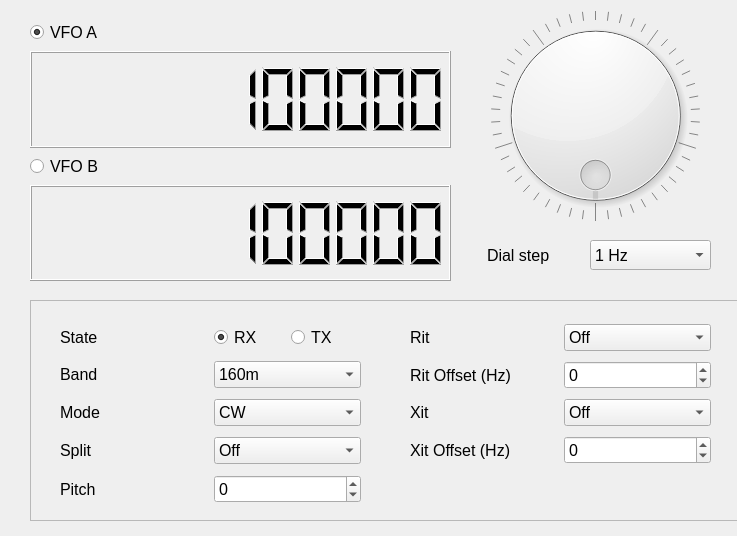
<?xml version="1.0" encoding="UTF-8"?>
<ui version="4.0">
 <class>EmulatorMainWindow</class>
 <widget class="QDialog" name="EmulatorMainWindow">
  <property name="geometry">
   <rect>
    <x>0</x>
    <y>0</y>
    <width>737</width>
    <height>536</height>
   </rect>
  </property>
  <property name="windowTitle">
   <string>Universal RIG Emulator</string>
  </property>
  <widget class="QWidget" name="centralwidget" native="true">
   <property name="geometry">
    <rect>
     <x>0</x>
     <y>0</y>
     <width>781</width>
     <height>531</height>
    </rect>
   </property>
   <widget class="QFrame" name="frame">
    <property name="geometry">
     <rect>
      <x>30</x>
      <y>300</y>
      <width>721</width>
      <height>221</height>
     </rect>
    </property>
    <property name="font">
     <font>
      <pointsize>12</pointsize>
     </font>
    </property>
    <property name="frameShape">
     <enum>QFrame::StyledPanel</enum>
    </property>
    <property name="frameShadow">
     <enum>QFrame::Raised</enum>
    </property>
    <widget class="QWidget" name="layoutWidget">
     <property name="geometry">
      <rect>
       <x>30</x>
       <y>20</y>
       <width>301</width>
       <height>190</height>
      </rect>
     </property>
     <property name="font">
      <font>
       <pointsize>12</pointsize>
      </font>
     </property>
     <layout class="QGridLayout" name="gridLayout">
      <item row="2" column="0">
       <widget class="QLabel" name="lblMode">
        <property name="font">
         <font>
          <pointsize>12</pointsize>
         </font>
        </property>
        <property name="text">
         <string>Mode</string>
        </property>
       </widget>
      </item>
      <item row="2" column="1">
       <widget class="QComboBox" name="cbMode">
        <property name="font">
         <font>
          <pointsize>12</pointsize>
         </font>
        </property>
        <item>
         <property name="text">
          <string>CW</string>
         </property>
        </item>
        <item>
         <property name="text">
          <string>SSB</string>
         </property>
        </item>
        <item>
         <property name="text">
          <string>RTTY</string>
         </property>
        </item>
        <item>
         <property name="text">
          <string>DIGI</string>
         </property>
        </item>
        <item>
         <property name="text">
          <string>AM</string>
         </property>
        </item>
        <item>
         <property name="text">
          <string>FM</string>
         </property>
        </item>
       </widget>
      </item>
      <item row="0" column="0">
       <widget class="QLabel" name="lblState">
        <property name="font">
         <font>
          <pointsize>12</pointsize>
         </font>
        </property>
        <property name="text">
         <string>State</string>
        </property>
       </widget>
      </item>
      <item row="1" column="0">
       <widget class="QLabel" name="lblBand">
        <property name="font">
         <font>
          <pointsize>12</pointsize>
         </font>
        </property>
        <property name="text">
         <string>Band</string>
        </property>
       </widget>
      </item>
      <item row="0" column="1">
       <layout class="QHBoxLayout" name="horizontalLayout">
        <item>
         <widget class="QRadioButton" name="rbRx">
          <property name="font">
           <font>
            <pointsize>12</pointsize>
           </font>
          </property>
          <property name="text">
           <string>RX</string>
          </property>
          <property name="checked">
           <bool>true</bool>
          </property>
         </widget>
        </item>
        <item>
         <widget class="QRadioButton" name="rbTX">
          <property name="font">
           <font>
            <pointsize>12</pointsize>
           </font>
          </property>
          <property name="text">
           <string>TX</string>
          </property>
         </widget>
        </item>
       </layout>
      </item>
      <item row="1" column="1">
       <widget class="QComboBox" name="cbMode_2">
        <property name="font">
         <font>
          <pointsize>12</pointsize>
         </font>
        </property>
        <item>
         <property name="text">
          <string>160m</string>
         </property>
        </item>
        <item>
         <property name="text">
          <string>80m</string>
         </property>
        </item>
        <item>
         <property name="text">
          <string>60m</string>
         </property>
        </item>
        <item>
         <property name="text">
          <string>40m</string>
         </property>
        </item>
        <item>
         <property name="text">
          <string>30m</string>
         </property>
        </item>
        <item>
         <property name="text">
          <string>20m</string>
         </property>
        </item>
        <item>
         <property name="text">
          <string>17m</string>
         </property>
        </item>
        <item>
         <property name="text">
          <string>15m</string>
         </property>
        </item>
        <item>
         <property name="text">
          <string>12m</string>
         </property>
        </item>
        <item>
         <property name="text">
          <string>10m</string>
         </property>
        </item>
        <item>
         <property name="text">
          <string>6m</string>
         </property>
        </item>
        <item>
         <property name="text">
          <string>4m</string>
         </property>
        </item>
        <item>
         <property name="text">
          <string>2m</string>
         </property>
        </item>
       </widget>
      </item>
      <item row="3" column="0">
       <widget class="QLabel" name="lblSplit">
        <property name="font">
         <font>
          <pointsize>12</pointsize>
         </font>
        </property>
        <property name="text">
         <string>Split</string>
        </property>
       </widget>
      </item>
      <item row="3" column="1">
       <widget class="QComboBox" name="cbMode_7">
        <property name="font">
         <font>
          <pointsize>12</pointsize>
         </font>
        </property>
        <item>
         <property name="text">
          <string>Off</string>
         </property>
        </item>
        <item>
         <property name="text">
          <string>On</string>
         </property>
        </item>
       </widget>
      </item>
      <item row="4" column="0">
       <widget class="QLabel" name="lblPitch">
        <property name="font">
         <font>
          <pointsize>12</pointsize>
         </font>
        </property>
        <property name="text">
         <string>Pitch</string>
        </property>
       </widget>
      </item>
      <item row="4" column="1">
       <widget class="QSpinBox" name="spinXitOffset_2">
        <property name="font">
         <font>
          <pointsize>12</pointsize>
         </font>
        </property>
        <property name="minimum">
         <number>-5000</number>
        </property>
        <property name="maximum">
         <number>5000</number>
        </property>
       </widget>
      </item>
     </layout>
    </widget>
    <widget class="QWidget" name="layoutWidget">
     <property name="geometry">
      <rect>
       <x>380</x>
       <y>20</y>
       <width>301</width>
       <height>150</height>
      </rect>
     </property>
     <property name="font">
      <font>
       <pointsize>12</pointsize>
      </font>
     </property>
     <layout class="QGridLayout" name="gridLayout_2">
      <item row="0" column="0">
       <widget class="QLabel" name="lblRit">
        <property name="font">
         <font>
          <pointsize>12</pointsize>
         </font>
        </property>
        <property name="text">
         <string>Rit</string>
        </property>
       </widget>
      </item>
      <item row="2" column="0">
       <widget class="QLabel" name="lblXit">
        <property name="font">
         <font>
          <pointsize>12</pointsize>
         </font>
        </property>
        <property name="text">
         <string>Xit</string>
        </property>
       </widget>
      </item>
      <item row="0" column="1">
       <widget class="QComboBox" name="cbMode_6">
        <property name="font">
         <font>
          <pointsize>12</pointsize>
         </font>
        </property>
        <item>
         <property name="text">
          <string>Off</string>
         </property>
        </item>
        <item>
         <property name="text">
          <string>On</string>
         </property>
        </item>
       </widget>
      </item>
      <item row="2" column="1">
       <widget class="QComboBox" name="cbMode_3">
        <property name="font">
         <font>
          <pointsize>12</pointsize>
         </font>
        </property>
        <item>
         <property name="text">
          <string>Off</string>
         </property>
        </item>
        <item>
         <property name="text">
          <string>On</string>
         </property>
        </item>
       </widget>
      </item>
      <item row="3" column="1">
       <widget class="QSpinBox" name="spinXitOffset">
        <property name="font">
         <font>
          <pointsize>12</pointsize>
         </font>
        </property>
        <property name="minimum">
         <number>-5000</number>
        </property>
        <property name="maximum">
         <number>5000</number>
        </property>
       </widget>
      </item>
      <item row="3" column="0">
       <widget class="QLabel" name="lblXitOffset">
        <property name="font">
         <font>
          <pointsize>12</pointsize>
         </font>
        </property>
        <property name="text">
         <string>Xit Offset (Hz)</string>
        </property>
       </widget>
      </item>
      <item row="1" column="0">
       <widget class="QLabel" name="lblRitOffset">
        <property name="font">
         <font>
          <pointsize>12</pointsize>
         </font>
        </property>
        <property name="text">
         <string>Rit Offset (Hz)</string>
        </property>
       </widget>
      </item>
      <item row="1" column="1">
       <widget class="QSpinBox" name="spinRitOffset">
        <property name="font">
         <font>
          <pointsize>12</pointsize>
         </font>
        </property>
        <property name="minimum">
         <number>-5000</number>
        </property>
        <property name="maximum">
         <number>5000</number>
        </property>
       </widget>
      </item>
     </layout>
    </widget>
   </widget>
   <widget class="QWidget" name="verticalLayoutWidget">
    <property name="geometry">
     <rect>
      <x>30</x>
      <y>20</y>
      <width>421</width>
      <height>261</height>
     </rect>
    </property>
    <property name="font">
     <font>
      <pointsize>12</pointsize>
     </font>
    </property>
    <layout class="QVBoxLayout" name="verticalLayout">
     <item>
      <widget class="QRadioButton" name="rbVfoA">
       <property name="font">
        <font>
         <pointsize>12</pointsize>
        </font>
       </property>
       <property name="text">
        <string>VFO A</string>
       </property>
       <property name="checked">
        <bool>true</bool>
       </property>
      </widget>
     </item>
     <item>
      <widget class="QLCDNumber" name="lcdFreqA">
       <property name="font">
        <font>
         <pointsize>12</pointsize>
        </font>
       </property>
       <property name="smallDecimalPoint">
        <bool>false</bool>
       </property>
       <property name="digitCount">
        <number>11</number>
       </property>
       <property name="segmentStyle">
        <enum>QLCDNumber::Filled</enum>
       </property>
       <property name="value" stdset="0">
        <double>1810000.000000000000000</double>
       </property>
       <property name="intValue" stdset="0">
        <number>1810000</number>
       </property>
      </widget>
     </item>
     <item>
      <widget class="QRadioButton" name="rbVfoB">
       <property name="font">
        <font>
         <pointsize>12</pointsize>
        </font>
       </property>
       <property name="text">
        <string>VFO B</string>
       </property>
      </widget>
     </item>
     <item>
      <widget class="QLCDNumber" name="lcdFreqA_2">
       <property name="font">
        <font>
         <pointsize>12</pointsize>
        </font>
       </property>
       <property name="smallDecimalPoint">
        <bool>false</bool>
       </property>
       <property name="digitCount">
        <number>11</number>
       </property>
       <property name="segmentStyle">
        <enum>QLCDNumber::Filled</enum>
       </property>
       <property name="value" stdset="0">
        <double>438500125.000000000000000</double>
       </property>
      </widget>
     </item>
    </layout>
   </widget>
   <widget class="QDial" name="dial">
    <property name="geometry">
     <rect>
      <x>490</x>
      <y>10</y>
      <width>211</width>
      <height>211</height>
     </rect>
    </property>
    <property name="font">
     <font>
      <pointsize>12</pointsize>
     </font>
    </property>
    <property name="minimum">
     <number>0</number>
    </property>
    <property name="maximum">
     <number>100</number>
    </property>
    <property name="singleStep">
     <number>1</number>
    </property>
    <property name="pageStep">
     <number>20</number>
    </property>
    <property name="orientation">
     <enum>Qt::Horizontal</enum>
    </property>
    <property name="wrapping">
     <bool>true</bool>
    </property>
    <property name="notchTarget">
     <double>5.000000000000000</double>
    </property>
    <property name="notchesVisible">
     <bool>true</bool>
    </property>
   </widget>
   <widget class="QLabel" name="lblMult">
    <property name="geometry">
     <rect>
      <x>487</x>
      <y>240</y>
      <width>91</width>
      <height>30</height>
     </rect>
    </property>
    <property name="font">
     <font>
      <pointsize>12</pointsize>
     </font>
    </property>
    <property name="text">
     <string>Dial step</string>
    </property>
   </widget>
   <widget class="QComboBox" name="cbDialStep">
    <property name="geometry">
     <rect>
      <x>590</x>
      <y>240</y>
      <width>121</width>
      <height>30</height>
     </rect>
    </property>
    <property name="font">
     <font>
      <pointsize>12</pointsize>
     </font>
    </property>
    <item>
     <property name="text">
      <string>1 Hz</string>
     </property>
    </item>
    <item>
     <property name="text">
      <string>10 Hz</string>
     </property>
    </item>
    <item>
     <property name="text">
      <string>100 Hz</string>
     </property>
    </item>
    <item>
     <property name="text">
      <string>1 kHz</string>
     </property>
    </item>
    <item>
     <property name="text">
      <string>10 kHz</string>
     </property>
    </item>
    <item>
     <property name="text">
      <string>100 kHz</string>
     </property>
    </item>
    <item>
     <property name="text">
      <string>1 MHz</string>
     </property>
    </item>
   </widget>
  </widget>
  <action name="actionE_xit">
   <property name="text">
    <string>Exit</string>
   </property>
   <property name="shortcut">
    <string>Ctrl+X</string>
   </property>
  </action>
 </widget>
 <tabstops>
  <tabstop>rbVfoA</tabstop>
  <tabstop>rbVfoB</tabstop>
  <tabstop>rbRx</tabstop>
  <tabstop>rbTX</tabstop>
  <tabstop>cbMode_2</tabstop>
  <tabstop>cbMode</tabstop>
  <tabstop>cbMode_7</tabstop>
  <tabstop>spinXitOffset_2</tabstop>
  <tabstop>cbMode_6</tabstop>
  <tabstop>spinRitOffset</tabstop>
  <tabstop>cbMode_3</tabstop>
  <tabstop>spinXitOffset</tabstop>
 </tabstops>
 <resources/>
 <connections>
  <connection>
   <sender>rbVfoA</sender>
   <signal>toggled(bool)</signal>
   <receiver>EmulatorMainWindow</receiver>
   <slot>vfoASwitched(bool)</slot>
   <hints>
    <hint type="sourcelabel">
     <x>95</x>
     <y>48</y>
    </hint>
    <hint type="destinationlabel">
     <x>14</x>
     <y>103</y>
    </hint>
   </hints>
  </connection>
  <connection>
   <sender>rbVfoB</sender>
   <signal>toggled(bool)</signal>
   <receiver>EmulatorMainWindow</receiver>
   <slot>vfoBSwitched(bool)</slot>
   <hints>
    <hint type="sourcelabel">
     <x>65</x>
     <y>181</y>
    </hint>
    <hint type="destinationlabel">
     <x>13</x>
     <y>221</y>
    </hint>
   </hints>
  </connection>
  <connection>
   <sender>rbRx</sender>
   <signal>toggled(bool)</signal>
   <receiver>EmulatorMainWindow</receiver>
   <slot>rxSwitched(bool)</slot>
   <hints>
    <hint type="sourcelabel">
     <x>283</x>
     <y>354</y>
    </hint>
    <hint type="destinationlabel">
     <x>220</x>
     <y>322</y>
    </hint>
   </hints>
  </connection>
  <connection>
   <sender>rbTX</sender>
   <signal>toggled(bool)</signal>
   <receiver>EmulatorMainWindow</receiver>
   <slot>txSwitched(bool)</slot>
   <hints>
    <hint type="sourcelabel">
     <x>358</x>
     <y>354</y>
    </hint>
    <hint type="destinationlabel">
     <x>296</x>
     <y>320</y>
    </hint>
   </hints>
  </connection>
  <connection>
   <sender>cbMode_2</sender>
   <signal>currentIndexChanged(QString)</signal>
   <receiver>EmulatorMainWindow</receiver>
   <slot>bandChanged(QString)</slot>
   <hints>
    <hint type="sourcelabel">
     <x>359</x>
     <y>397</y>
    </hint>
    <hint type="destinationlabel">
     <x>358</x>
     <y>315</y>
    </hint>
   </hints>
  </connection>
  <connection>
   <sender>cbMode</sender>
   <signal>currentIndexChanged(QString)</signal>
   <receiver>EmulatorMainWindow</receiver>
   <slot>modeChanged(QString)</slot>
   <hints>
    <hint type="sourcelabel">
     <x>359</x>
     <y>434</y>
    </hint>
    <hint type="destinationlabel">
     <x>84</x>
     <y>319</y>
    </hint>
   </hints>
  </connection>
  <connection>
   <sender>cbMode_7</sender>
   <signal>currentIndexChanged(QString)</signal>
   <receiver>EmulatorMainWindow</receiver>
   <slot>splitChanged(QString)</slot>
   <hints>
    <hint type="sourcelabel">
     <x>359</x>
     <y>471</y>
    </hint>
    <hint type="destinationlabel">
     <x>377</x>
     <y>535</y>
    </hint>
   </hints>
  </connection>
  <connection>
   <sender>spinXitOffset_2</sender>
   <signal>valueChanged(int)</signal>
   <receiver>EmulatorMainWindow</receiver>
   <slot>pitchChanged(int)</slot>
   <hints>
    <hint type="sourcelabel">
     <x>359</x>
     <y>508</y>
    </hint>
    <hint type="destinationlabel">
     <x>14</x>
     <y>531</y>
    </hint>
   </hints>
  </connection>
  <connection>
   <sender>cbMode_6</sender>
   <signal>currentIndexChanged(QString)</signal>
   <receiver>EmulatorMainWindow</receiver>
   <slot>ritChanged(QString)</slot>
   <hints>
    <hint type="sourcelabel">
     <x>709</x>
     <y>351</y>
    </hint>
    <hint type="destinationlabel">
     <x>736</x>
     <y>336</y>
    </hint>
   </hints>
  </connection>
  <connection>
   <sender>spinRitOffset</sender>
   <signal>valueChanged(int)</signal>
   <receiver>EmulatorMainWindow</receiver>
   <slot>ritOffsetChanged(int)</slot>
   <hints>
    <hint type="sourcelabel">
     <x>709</x>
     <y>389</y>
    </hint>
    <hint type="destinationlabel">
     <x>736</x>
     <y>399</y>
    </hint>
   </hints>
  </connection>
  <connection>
   <sender>cbMode_3</sender>
   <signal>currentIndexChanged(QString)</signal>
   <receiver>EmulatorMainWindow</receiver>
   <slot>xitChanged(QString)</slot>
   <hints>
    <hint type="sourcelabel">
     <x>709</x>
     <y>427</y>
    </hint>
    <hint type="destinationlabel">
     <x>736</x>
     <y>442</y>
    </hint>
   </hints>
  </connection>
  <connection>
   <sender>spinXitOffset</sender>
   <signal>valueChanged(int)</signal>
   <receiver>EmulatorMainWindow</receiver>
   <slot>xitOffsetChanged(int)</slot>
   <hints>
    <hint type="sourcelabel">
     <x>709</x>
     <y>465</y>
    </hint>
    <hint type="destinationlabel">
     <x>736</x>
     <y>478</y>
    </hint>
   </hints>
  </connection>
  <connection>
   <sender>dial</sender>
   <signal>valueChanged(int)</signal>
   <receiver>EmulatorMainWindow</receiver>
   <slot>tuningValueChanged(int)</slot>
   <hints>
    <hint type="sourcelabel">
     <x>599</x>
     <y>119</y>
    </hint>
    <hint type="destinationlabel">
     <x>736</x>
     <y>121</y>
    </hint>
   </hints>
  </connection>
  <connection>
   <sender>cbDialStep</sender>
   <signal>currentIndexChanged(QString)</signal>
   <receiver>EmulatorMainWindow</receiver>
   <slot>dialStepChanged(QString)</slot>
   <hints>
    <hint type="sourcelabel">
     <x>653</x>
     <y>259</y>
    </hint>
    <hint type="destinationlabel">
     <x>736</x>
     <y>249</y>
    </hint>
   </hints>
  </connection>
 </connections>
 <slots>
  <slot>tuningValueChanged(int)</slot>
  <slot>vfoASwitched(bool)</slot>
  <slot>vfoBSwitched(bool)</slot>
  <slot>rxSwitched(bool)</slot>
  <slot>txSwitched(bool)</slot>
  <slot>bandChanged(QString)</slot>
  <slot>modeChanged(QString)</slot>
  <slot>splitChanged(QString)</slot>
  <slot>pitchChanged(int)</slot>
  <slot>ritChanged(QString)</slot>
  <slot>ritOffsetChanged(int)</slot>
  <slot>xitChanged(QString)</slot>
  <slot>xitOffsetChanged(int)</slot>
  <slot>dialStepChanged(QString)</slot>
 </slots>
</ui>
